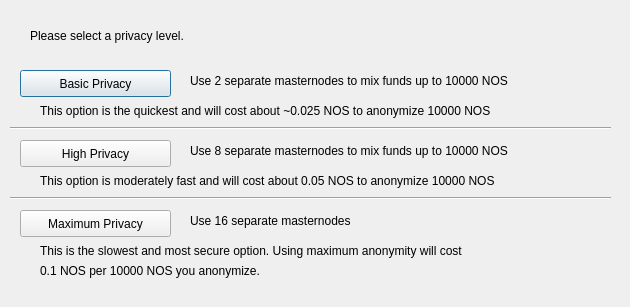
<?xml version="1.0" encoding="UTF-8"?>
<ui version="4.0">
 <class>ObfuscationConfig</class>
 <widget class="QDialog" name="ObfuscationConfig">
  <property name="geometry">
   <rect>
    <x>0</x>
    <y>0</y>
    <width>630</width>
    <height>307</height>
   </rect>
  </property>
  <property name="windowTitle">
   <string>Configure Obfuscation</string>
  </property>
  <widget class="QPushButton" name="buttonBasic">
   <property name="geometry">
    <rect>
     <x>20</x>
     <y>70</y>
     <width>151</width>
     <height>27</height>
    </rect>
   </property>
   <property name="text">
    <string>Basic Privacy</string>
   </property>
  </widget>
  <widget class="QPushButton" name="buttonHigh">
   <property name="geometry">
    <rect>
     <x>20</x>
     <y>140</y>
     <width>151</width>
     <height>27</height>
    </rect>
   </property>
   <property name="text">
    <string>High Privacy</string>
   </property>
  </widget>
  <widget class="QPushButton" name="buttonMax">
   <property name="geometry">
    <rect>
     <x>20</x>
     <y>210</y>
     <width>151</width>
     <height>27</height>
    </rect>
   </property>
   <property name="text">
    <string>Maximum Privacy</string>
   </property>
  </widget>
  <widget class="QLabel" name="label">
   <property name="geometry">
    <rect>
     <x>30</x>
     <y>20</y>
     <width>571</width>
     <height>31</height>
    </rect>
   </property>
   <property name="text">
    <string>Please select a privacy level.</string>
   </property>
  </widget>
  <widget class="QLabel" name="label_2">
   <property name="geometry">
    <rect>
     <x>190</x>
     <y>70</y>
     <width>421</width>
     <height>21</height>
    </rect>
   </property>
   <property name="text">
    <string>Use 2 separate masternodes to mix funds up to 10000 NOS</string>
   </property>
  </widget>
  <widget class="QLabel" name="label_3">
   <property name="geometry">
    <rect>
     <x>190</x>
     <y>140</y>
     <width>411</width>
     <height>21</height>
    </rect>
   </property>
   <property name="text">
    <string>Use 8 separate masternodes to mix funds up to 10000 NOS</string>
   </property>
  </widget>
  <widget class="QLabel" name="label_4">
   <property name="geometry">
    <rect>
     <x>190</x>
     <y>210</y>
     <width>421</width>
     <height>21</height>
    </rect>
   </property>
   <property name="text">
    <string>Use 16 separate masternodes</string>
   </property>
  </widget>
  <widget class="QLabel" name="label_6">
   <property name="geometry">
    <rect>
     <x>40</x>
     <y>100</y>
     <width>561</width>
     <height>21</height>
    </rect>
   </property>
   <property name="text">
    <string>This option is the quickest and will cost about ~0.025 NOS to anonymize 10000 NOS</string>
   </property>
  </widget>
  <widget class="QLabel" name="label_7">
   <property name="geometry">
    <rect>
     <x>40</x>
     <y>170</y>
     <width>561</width>
     <height>21</height>
    </rect>
   </property>
   <property name="text">
    <string>This option is moderately fast and will cost about 0.05 NOS to anonymize 10000 NOS</string>
   </property>
  </widget>
  <widget class="QLabel" name="label_8">
   <property name="geometry">
    <rect>
     <x>40</x>
     <y>240</y>
     <width>561</width>
     <height>21</height>
    </rect>
   </property>
   <property name="text">
    <string>This is the slowest and most secure option. Using maximum anonymity will cost</string>
   </property>
  </widget>
  <widget class="QLabel" name="label_9">
   <property name="geometry">
    <rect>
     <x>40</x>
     <y>260</y>
     <width>561</width>
     <height>21</height>
    </rect>
   </property>
   <property name="text">
    <string>0.1 NOS per 10000 NOS you anonymize.</string>
   </property>
  </widget>
  <widget class="Line" name="line">
   <property name="geometry">
    <rect>
     <x>10</x>
     <y>120</y>
     <width>601</width>
     <height>16</height>
    </rect>
   </property>
   <property name="orientation">
    <enum>Qt::Horizontal</enum>
   </property>
  </widget>
  <widget class="Line" name="line_2">
   <property name="geometry">
    <rect>
     <x>10</x>
     <y>190</y>
     <width>601</width>
     <height>16</height>
    </rect>
   </property>
   <property name="orientation">
    <enum>Qt::Horizontal</enum>
   </property>
  </widget>
 </widget>
 <resources/>
 <connections/>
</ui>
